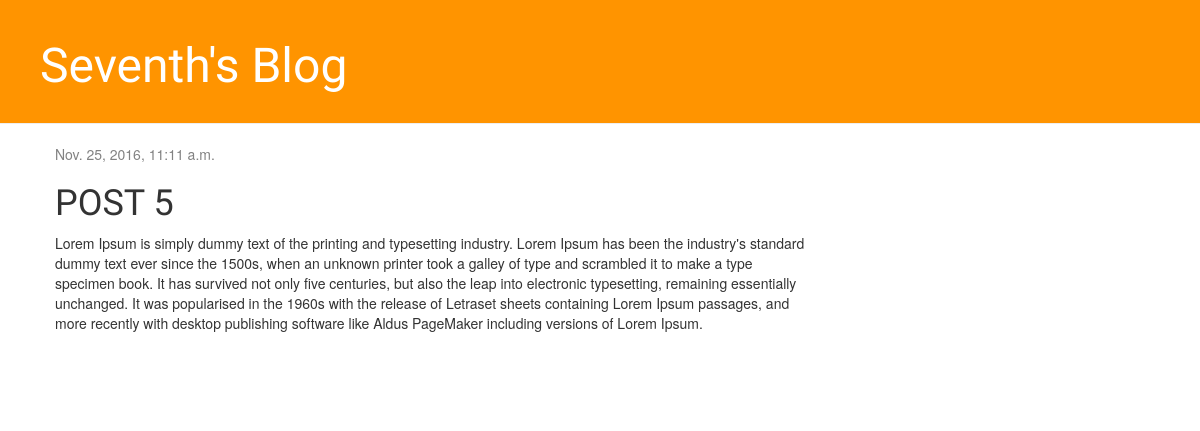
Page /post/5/ on the earlier database version.
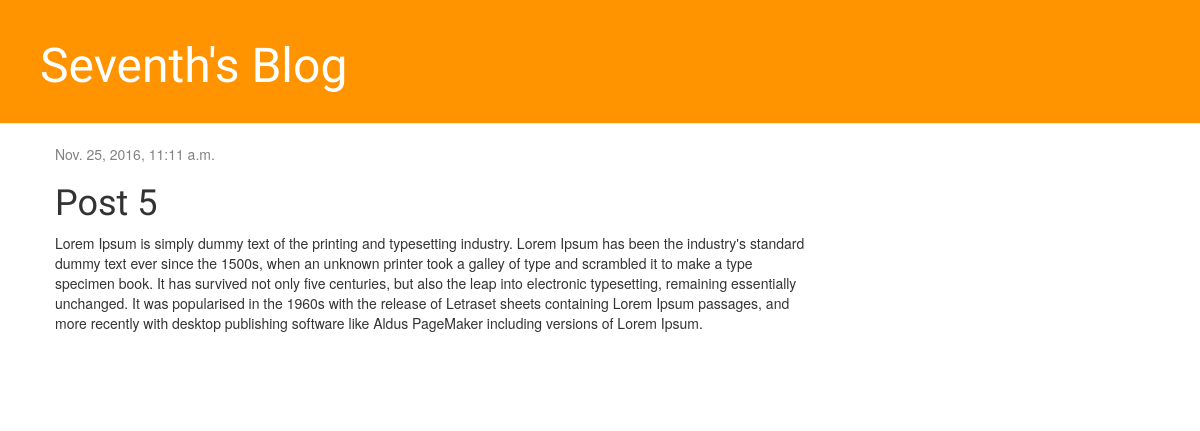
Same page on the later database version.
### blog/models.py (models this page shows, shortened)
class Post(models.Model):
    author = models.ForeignKey('auth.User')
    title = models.CharField(max_length=200)
    text = models.TextField()
    created_date = models.DateTimeField(default=timezone.now)
    published_date = models.DateTimeField(blank=True, null=True)

### blog/views.py (the view)
# urls.py: url(r'^post/(?P<pk>\d+)/$', views.post_detail, name='post_detail'),
def post_detail(request, pk):
    post = get_object_or_404(Post, pk=pk)
    return render(request, 'blog/post_detail.html', { 'post': post })

### blog/templates/blog/post_detail.html
{% extends 'blog/base.html' %}
{% block content %}
        <div class="post">
            {% if post.published_date %}
            <div class="date">
                {{ post.published_date }}
            </div>
            {% endif %}
            <h1>{{ post.title }}</h1>
            <p>{{ post.text|linebreaksbr }}</p>
        </div>
{% endblock %}

### blog/templates/blog/base.html (shortened to what this page needs)
{% load staticfiles %}
<html>
    <head>
        <link rel="stylesheet" href="//maxcdn.bootstrapcdn.com/bootstrap/3.2.0/css/bootstrap.min.css">
        <link rel="stylesheet" href="//maxcdn.bootstrapcdn.com/bootstrap/3.2.0/css/bootstrap-theme.min.css">
        <link rel="stylesheet" href="{% static 'css/blog.css' %}">
    </head>
    <body>
        <div class="page-header">
            <h1><a href="">Seventh's Blog</a></h1>
        </div>
<div class="content container">
    <div class="row">
        <div class="col-md-8">
            {% block content %}
            {% endblock %}
        </div>
    </div>
</div>
    </body>
</html>

### blog/static/css/blog.css (style rules this page uses)
.page-header { background-color: #ff9400; margin-top: 0; padding: 20px 20px 20px 40px; }
.page-header h1, .page-header h1 a, .page-header h1 a:visited, .page-header h1 a:active { color: #ffffff; font-size: 36pt; text-decoration: none; }
.content { margin-left: 40px; }
h1, h2, h3, h4 { font-family: 'Lobster', cursive; }
.date { color: #828282; }
.post { margin-bottom: 70px; }

Differences in the rows shown:
changed Post: title "POST 5" → "Post 5"
